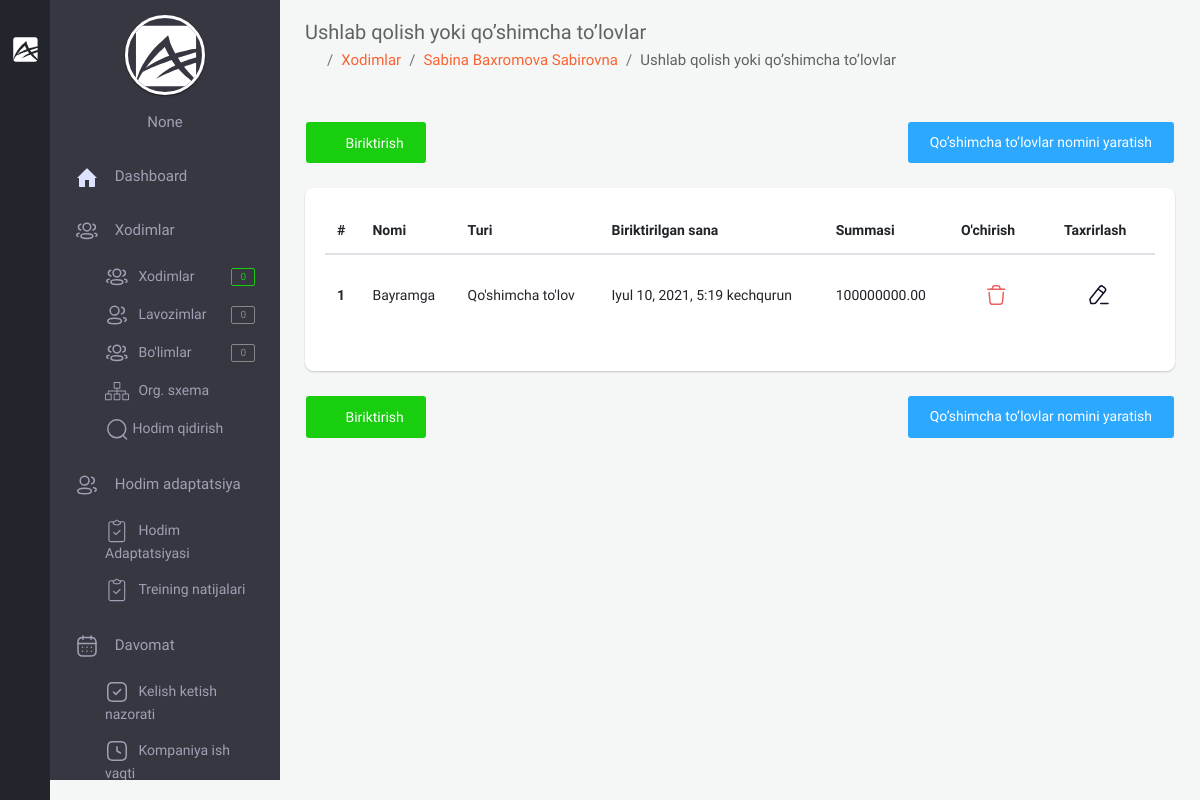
Screenshot of /backoffice/additional-payment/5 (signed in) with the database file from the repository.
### app/models.py (models this page shows, shortened)
class User(AbstractUser):
    branch = models.ForeignKey(Branch, on_delete=models.CASCADE, null=True, blank=True, verbose_name="Filial")
    company = models.ForeignKey("Company", on_delete=models.CASCADE, null=True, blank=True, verbose_name='Kompaniya')
    is_director = models.BooleanField(default=True)
    created_at = models.DateTimeField(auto_now_add=True)
    class Meta:
        verbose_name_plural = "HR"

class Staff(models.Model):
    GENDER = (
        ('male', 'Erkak'),
        ('female', 'Ayol')
    )
    company = models.ForeignKey(Company, on_delete=models.CASCADE, verbose_name="Kompaniya")
    first_name = models.CharField(null=True, blank=True, max_length=255, verbose_name="Ism")
    second_name = models.CharField(null=True, blank=True, max_length=255, verbose_name="Familiya")
    last_name = models.CharField(null=True, blank=True, max_length=255, verbose_name="Otasining ismi")
    username = models.CharField(null=True, blank=True, max_length=255, verbose_name="Username")
    birth_date = models.DateField(null=True, blank=True, verbose_name="Tug'ilgan sana")
    gender = models.CharField(choices=GENDER, max_length=10, verbose_name="Jinsi")
    password = models.CharField(null=True, blank=True, max_length=255, verbose_name="parol")
    training_url = models.UUIDField(max_length=200, unique=True, null=True, blank=True)
    tabel_number = models.PositiveIntegerField(null=True, blank=True, verbose_name="Tabel raqami")
    start_work_at = models.DateField(null=True, blank=True, verbose_name="Ish boshlagan sana")
    account_number = models.BigIntegerField(null=True, blank=True, verbose_name="Xisob raqami")
    email = models.EmailField(unique=True, verbose_name="Elektron manzil")
    mobile_phone = models.CharField(null=True, blank=True, max_length=15, verbose_name="Mobil telefon")
    home_phone = models.CharField(null=True, blank=True, max_length=15, verbose_name="Uy telefoni")
    work_phone = models.CharField(null=True, blank=True, max_length=15, verbose_name="Ish telefoni")
    address = models.CharField(null=True, blank=True, max_length=255, verbose_name="Uy manzili")
    image = models.ImageField(upload_to='company/staff/image/', null=True, blank=True, verbose_name="Xodimning rasmi")
    qr_code = models.ImageField(upload_to='company/staff/qr_code/', null=True, blank=True,
                                verbose_name="Xodimning qr code")
    department = models.ForeignKey(Department, on_delete=models.CASCADE, verbose_name="Bo'lim")
    position = models.ForeignKey(Position, on_delete=models.CASCADE, verbose_name="Lavozim")
    note = models.CharField(max_length=255, null=True, blank=True, verbose_name="Eslatma")
    created_at = models.DateTimeField(auto_now_add=True)
    class Meta:
        ordering = ['-created_at']
        verbose_name_plural = "Xodimlar"

class AdditionalPayments(models.Model):
    additional_payment = (
        ('find', "Ushlab qolish"),
        ('additional_payment', "Qo'shimcha to'lov")
    )
    apt = models.ForeignKey(AdditionalPaymentType, on_delete=models.CASCADE, verbose_name="Turi")
    attached_date = models.DateField(null=True, blank=True, verbose_name="Biriktirilgan sana")
    type_of_additional_payment = models.CharField(choices=additional_payment, max_length=225)
    amount = models.DecimalField(decimal_places=2, max_digits=16, verbose_name="Summasi")
    note = models.TextField(verbose_name="Ta'rifi")
    staff = models.ForeignKey('Staff', on_delete=models.CASCADE, verbose_name="Xodim")
    create_at = models.DateTimeField(auto_now_add=True)
    class Meta:
        verbose_name_plural = "Ushlab qolish yoki to'lov qo'shish"

class AdditionalPaymentType(models.Model):
    name = models.CharField(max_length=255, verbose_name="Nomi")
    company = models.ForeignKey(Company, on_delete=models.CASCADE, null=True, blank=True, verbose_name="Kompaniya")
    create_at = models.DateTimeField(auto_now_add=True)
    class Meta:
        verbose_name_plural = "Ushlab qolish yoki qo'shimcha to'lovlar nomi"

### backoffice/views.py (the view, shortened to what this page needs)
# urls.py: path('additional-payment/<int:pk>', views.AdditionalPaymentsCreateView.as_view(), name='additional_payment'),
class AdditionalPaymentsCreateView(LoginRequiredMixin, generic.CreateView):
    template_name = 'backoffice/pages/additional_payments/list.html'
    form_class = forms.AdditionalPaymentsModelForm
    model = models.AdditionalPayments
    def get_context_data(self, *, object_list=None, **kwargs):
        ctx = super(AdditionalPaymentsCreateView, self).get_context_data(**kwargs)
        staff_id = self.kwargs.get('pk')
        company = self.request.user.company
        ctx['staff'] = models.Staff.objects.get(id=staff_id)
        ctx['additional_payments'] = models.AdditionalPayments.objects.filter(staff_id=staff_id)
        ctx['additional_payments_type'] = models.AdditionalPaymentType.objects.filter(company=company)
        ctx['staff_id'] = staff_id
        return ctx

### templates/backoffice/pages/additional_payments/list.html (shortened to what this page needs)
{% extends 'backoffice/base.html' %}
{% block content %}
<section class="content">
    <div class="container-fluid">
        <div class="block-header">
            <div class="row clearfix">
                <div class="col-lg-12 col-md-12 col-sm-12">
                    <h2>Ushlab qolish yoki qo’shimcha to’lovlar</h2>
                    <ul class="breadcrumb padding-0">
                        <li class="breadcrumb-item"><a href="{% url 'backoffice-main' %}"><i class="zmdi zmdi-home"></i></a></li>
                        <li class="breadcrumb-item"><a href="{% url 'staff' %}">Xodimlar</a></li>
                        <li class="breadcrumb-item"><a href="{% url 'staff-detail' staff.id %}">{{ staff.first_name }} {{ staff.second_name }} {{ staff.last_name }}</a></li>
                        <li class="breadcrumb-item">Ushlab qolish yoki qo’shimcha to’lovlar</li>
                    </ul>
                </div>
            </div>
        </div>
        <div class="row clearfix">
            <div class="col-lg-12 col-md-12 col-sm-12">
                <div class="card">
                    <div class="header">
                        <div class="button-demo js-modal-buttons d-flex justify-content-between">
                            <button type="button" data-color="pink" data-toggle="modal" data-target="#colorModal" class="btn btn-success waves-effect"><i class="zmdi zmdi-plus"></i> Biriktirish</button>
                            <a href="{% url 'additional_payment_type' %}" class="btn btn-info waves-effect">Qo’shimcha to’lovlar nomini yaratish</a>
                        </div>
                    </div>
                    <div class="body table-responsive">
                        <table class="table table-hover">
                            <thead>
                                <tr>
                                    <th>#</th>
                                    <th>Nomi</th>
                                    <th>Turi</th>
                                    <th>Biriktirilgan sana</th>
                                    <th>Summasi</th>
                                    <th>O'chirish</th>
                                    <th>Taxrirlash</th>
                                </tr>
                            </thead>
                            <tbody>
                            {% for additional_payment in additional_payments %}
                                <tr>
                                    <th scope="row">{{ additional_payment.id }}</th>
                                    <td>{{ additional_payment.apt.name }}</td>
                                    <td>
                                          {% for x,y in form.fields.type_of_additional_payment.choices %}
                                              {% if additional_payment.type_of_additional_payment == x %}
                                                {{ y }}
                                              {% endif %}
                                          {% endfor %}
                                    </td>
                                    <td>{{ additional_payment.create_at }}</td>
                                    <td>{{ additional_payment.amount }}</td>
                                    <td>
                                        <form action="{% url 'additional_payment_delete' pk=additional_payment.id %}" method="POST">
                                            <button type="submit" class="btn btn-neutral">
                                            </button>
                                        </form>
                                    </td>
                                    <td>
                                        <button type="button" data-color="pink" data-toggle="modal" data-target="#colorModal{{ additional_payment.id }}" class="btn btn-neutral waves-effect">
                                        </button>
                                    </td>
                                </tr>
                            {% endfor %}
                            </tbody>
                        </table>
                    </div>
                    <div class="header">
                        <div class="button-demo js-modal-buttons d-flex justify-content-between">
                            <button type="button" data-color="pink" data-toggle="modal" data-target="#colorModal" class="btn btn-success waves-effect"><i class="zmdi zmdi-plus"></i> Biriktirish</button>
                            <a href="{% url 'additional_payment_type' %}" class="btn btn-info waves-effect">Qo’shimcha to’lovlar nomini yaratish</a>
                        </div>
                    </div>
                </div>
            </div>
        </div>
    </div>
</section>
{% endblock %}

### templates/backoffice/parts/minileftbar.html (shortened to what this page needs)
{% load static %}
<aside id="minileftbar" class="minileftbar">
    <ul class="menu_list">
        <li>
            <a href="javascript:void(0);" class="bars" style="display: inline;"></a>
            <a class="navbar-brand" href="{% url 'backoffice-main' %}"><img src="{% static 'backoffice/assets/images/logo.svg' %}" alt="Alpino"></a>
        </li>
        <li><a href="javascript:void(0);" class="menu-sm"><i class="zmdi zmdi-swap"></i></a></li>
        <li><a href="" title="Events"><i class="zmdi zmdi-calendar"></i></a></li>
        <li><a href="" title="Contact List"><i class="zmdi zmdi-account-box-phone"></i></a></li>
        <li><a href="javascript:void(0);" class="fullscreen" data-provide="fullscreen"><i
                class="zmdi zmdi-fullscreen"></i></a></li>
        <li class="power">
            <a href="{% url 'logout' %}" class="mega-menu"><i class="zmdi zmdi-power"></i></a>
        </li>
    </ul>
</aside>
<aside class="right_menu">
    <div id="leftsidebar" class="sidebar">
        <div class="menu">
            <ul class="list">
                <li>
                    <div class="user-info m-b-20">
                        <div class="image">
                        {% if request.user.company.logo_url %}
                            <a href="{% url 'company_update' request.user.company.id %}" class=" waves-effect waves-block"><img src="{% if request.user.company.logo_url %}{{ request.user.company.logo_url }}{% endif %}" alt="User" style="width: 100px;height: 100px;"></a>
                        {% else %}
                            <a href="{% url 'company_update' request.user.company.id %}" class=" waves-effect waves-block"><img src="{% static 'backoffice/assets/images/logo.svg' %}" alt="User"></a>
                        {% endif %}
                        </div>
                        <div class="detail">
                            <p style="color:#9FA2B4;">{{ request.user.company }}</p>
                        </div>
                    </div>
                </li>
                <li><a href="{% url 'backoffice-main' %}" class="toggled waves-effect waves-block">
                    <svg width="24" height="24" viewBox="0 0 24 24" fill="none" xmlns="http://www.w3.org/2000/svg">
                     <path d="M2 13L11.293 3.707C11.6835 3.31662 12.3165 3.31662 12.707 3.707L22 13H20V21C20 21.5523 19.5523 22 19 22H14V15H10V22H5C4.44772 22 4 21.5523 4 21V13H2Z" fill="#DDE2FF"/>
                    </svg>
                    <span>Dashboard</span>
                    </a>
                </li>
                <li><a href="javascript:void(0);" class="menu-toggle waves-effect waves-block toggled">
                    <span>Xodimlar</span></a>
                    <ul class="ml-menu" style="display: block;">
                        <li>
                                <a href="{% url 'staff' %}" class="waves-effect waves-block">
                                    <span>Xodimlar</span>
                                    <span class="badge badge-success float-right">{{ amount_staff }}</span>
                                </a>
                        </li>
                        <li>
                                <a href="{% url 'position' %}" class="waves-effect waves-block">
                                    <span>Lavozimlar</span>
                                    <span class="badge badge-default float-right">{{ position_amounts }}</span>
                                </a>
                        </li>
                        <li>
                                <a href="{% url 'department' %}" class="waves-effect waves-block">
                                    <span>Bo'limlar</span>
                                    <span class="badge badge-default float-right">{{ department_amounts }}</span>
                                </a>
                        </li>
                        <li>
                                <a href="{% url 'staff_org_system' %}" class="waves-effect waves-block">
                                    <span>Org. sxema</span>
                                </a>
                        </li>
                        <li>
                                <a href="{% url 'search_staff' %}" class="waves-effect waves-block">
                                    Hodim qidirish
                                </a>
                        </li>
                    </ul>
                </li>
                <li><a href="javascript:void(0);" class="menu-toggle waves-effect waves-block toggled">
                    <span>Hodim adaptatsiya</span></a>
                    <ul class="ml-menu" style="display: block;">
                        <li>
                            <a href="{% url 'training_info' %}" class=" waves-effect waves-block">
                                <span>Hodim Adaptatsiyasi</span>
                            </a>
                        </li>
                        <li>
                            <a href="{% url 'staff_training_answer' %}" class=" waves-effect waves-block">
                                <span>Treining natijalari</span>
                            </a>
                        </li>
                    </ul>
                </li>
                <li>
                    <a href="javascript:void(0);" class="menu-toggle waves-effect waves-block toggled">
                    <span>Davomat</span></a>
                    <ul class="ml-menu" style="display: block;">
                        <li>
                            <a href="{% url 'control_staff_flow' %}" class=" waves-effect waves-block">
                                <span>Kelish ketish nazorati</span>
                            </a>
                        </li>
                        <li>
                            <a href="{% url 'company_schedule' %}" class=" waves-effect waves-block">
                                <span>Kompaniya ish vaqti</span>
                            </a>
                        </li>
                    </ul>
                </li>
            </ul>
        </div>
    </div>
</aside>

### rows the page displays
User: user.company "None"
Staff: first_name "Sabina", second_name "Baxromova", last_name "Sabirovna"
AdditionalPayments: id "1", apt.name "Bayramga", choices "Qo'shimcha to'lov", create_at "Iyul 10, 2021, 5:19 kechqurun", amount "100000000.00"

### other values shown
{{ amount_staff }} "0"
{{ position_amounts }} "0"
{{ department_amounts }} "0"
